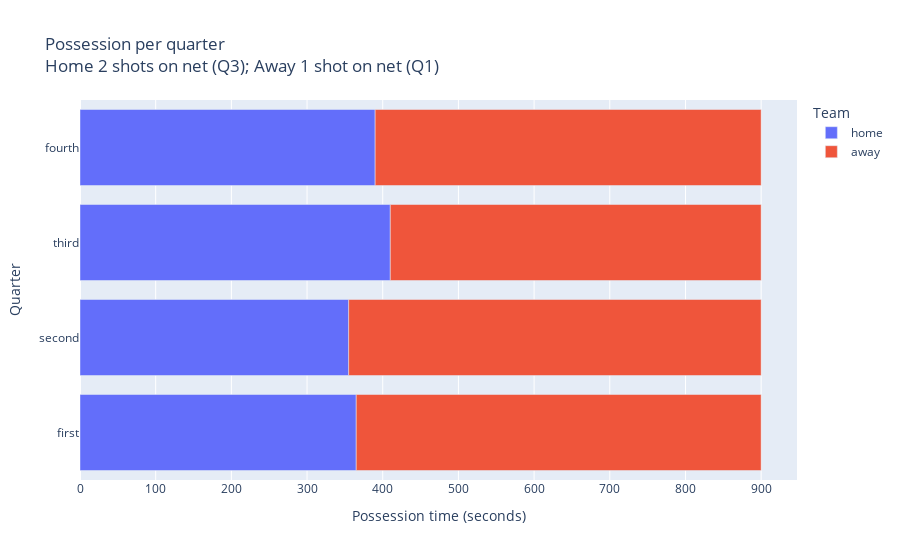

Notebook code for this chart:
### Markdown cell above
## 4. Explore
How does ball possession affect outcomes?

### Code cell
px.bar(possession_df,x="Possession time (seconds)",y="Quarter",title="Possession per quarter<br>Home 2 shots on net (Q3); Away 1 shot on net (Q1)",color="Team")

### Figure 1 — Plotly figure (JSON) as saved in the notebook; plotly's stock layout.template omitted (floating-point values rounded to 4 significant figures)
{"data": [{"alignmentgroup": "True", "hovertemplate": "Team=home<br>Possession time (seconds)=%{x}<br>Quarter=%{y}<extra></extra>", "legendgroup": "home", "marker": {"color": "#636efa"}, "name": "home", "offsetgroup": "home", "orientation": "h", "showlegend": true, "textposition": "auto", "type": "bar", "x": [365, 355, 410, 390], "xaxis": "x", "y": ["first", "second", "third", "fourth"], "yaxis": "y"}, {"alignmentgroup": "True", "hovertemplate": "Team=away<br>Possession time (seconds)=%{x}<br>Quarter=%{y}<extra></extra>", "legendgroup": "away", "marker": {"color": "#EF553B"}, "name": "away", "offsetgroup": "away", "orientation": "h", "showlegend": true, "textposition": "auto", "type": "bar", "x": [535, 545, 490, 510], "xaxis": "x", "y": ["first", "second", "third", "fourth"], "yaxis": "y"}], "layout": {"barmode": "relative", "legend": {"title": {"text": "Team"}, "tracegroupgap": 0}, "title": {"text": "Possession per quarter<br>Home 2 shots on net (Q3); Away 1 shot on net (Q1)"}, "xaxis": {"anchor": "y", "domain": [0, 1], "title": {"text": "Possession time (seconds)"}}, "yaxis": {"anchor": "x", "domain": [0, 1], "title": {"text": "Quarter"}}}}
